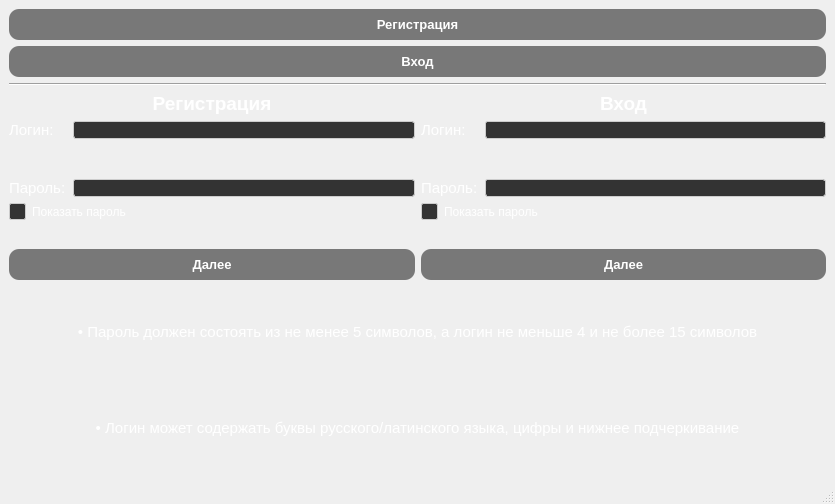
<?xml version="1.0" encoding="UTF-8"?>
<ui version="4.0">
 <class>MainWindow</class>
 <widget class="QMainWindow" name="MainWindow">
  <property name="geometry">
   <rect>
    <x>0</x>
    <y>0</y>
    <width>835</width>
    <height>504</height>
   </rect>
  </property>
  <property name="windowTitle">
   <string>Регистрация/вход</string>
  </property>
  <property name="windowIcon">
   <iconset>
    <normalon>../media/minesweeper_redbomb.png</normalon>
   </iconset>
  </property>
  <property name="layoutDirection">
   <enum>Qt::LeftToRight</enum>
  </property>
  <property name="styleSheet">
   <string notr="true">QMainWindow {
background-image: url('media/logo_back.tif');
background-position: left;
background-size: cover;
}</string>
  </property>
  <widget class="QWidget" name="centralwidget">
   <layout class="QGridLayout" name="gridLayout">
    <item row="0" column="0">
     <layout class="QVBoxLayout" name="verticalLayout">
      <property name="leftMargin">
       <number>0</number>
      </property>
      <property name="rightMargin">
       <number>0</number>
      </property>
      <item>
       <widget class="QPushButton" name="choi_registration_bt">
        <property name="sizePolicy">
         <sizepolicy hsizetype="Minimum" vsizetype="Fixed">
          <horstretch>0</horstretch>
          <verstretch>0</verstretch>
         </sizepolicy>
        </property>
        <property name="font">
         <font>
          <pointsize>10</pointsize>
          <weight>75</weight>
          <bold>true</bold>
         </font>
        </property>
        <property name="styleSheet">
         <string notr="true">QPushButton {
        background-color: rgb(120, 120, 120); /* Приглушенный красный цвет */
        color: white; /* Белый цвет текста */
        border: none; /* Убирает рамку, при необходимости */
        padding: 8px; /* Отступы внутри кнопки */
		border-radius: 10px; /* Закругление углов кнопки */
    }
    QPushButton:hover {
        background-color: rgb(168, 168, 168); /* Цвет при наведении */
    }
    QPushButton:pressed {
        background-color: rgb(207, 207, 207); /* Цвет при нажатии */
    }</string>
        </property>
        <property name="text">
         <string>Регистрация</string>
        </property>
       </widget>
      </item>
      <item>
       <widget class="QPushButton" name="choi_in_bt">
        <property name="font">
         <font>
          <pointsize>10</pointsize>
          <weight>75</weight>
          <bold>true</bold>
         </font>
        </property>
        <property name="styleSheet">
         <string notr="true">QPushButton {
        background-color: rgb(120, 120, 120); /* Приглушенный красный цвет */
        color: white; /* Белый цвет текста */
        border: none; /* Убирает рамку, при необходимости */
        padding: 8px; /* Отступы внутри кнопки */
		border-radius: 10px; /* Закругление углов кнопки */
    }
    QPushButton:hover {
        background-color: rgb(168, 168, 168); /* Цвет при наведении */
    }
    QPushButton:pressed {
        background-color: rgb(207, 207, 207); /* Цвет при нажатии */
    }</string>
        </property>
        <property name="text">
         <string>Вход</string>
        </property>
       </widget>
      </item>
      <item>
       <widget class="Line" name="line">
        <property name="orientation">
         <enum>Qt::Horizontal</enum>
        </property>
       </widget>
      </item>
      <item>
       <layout class="QHBoxLayout" name="horizontalLayout">
        <item>
         <layout class="QGridLayout" name="gridLayout_2">
          <item row="0" column="0">
           <widget class="QLabel" name="registation_text">
            <property name="font">
             <font>
              <pointsize>14</pointsize>
              <weight>75</weight>
              <bold>true</bold>
             </font>
            </property>
            <property name="styleSheet">
             <string notr="true">QLabel {
        color: white; /* Белый цвет текста */
    }</string>
            </property>
            <property name="text">
             <string>Регистрация</string>
            </property>
            <property name="alignment">
             <set>Qt::AlignCenter</set>
            </property>
           </widget>
          </item>
          <item row="3" column="0">
           <widget class="QLabel" name="registration_error">
            <property name="font">
             <font>
              <pointsize>11</pointsize>
             </font>
            </property>
            <property name="styleSheet">
             <string notr="true">color: red;</string>
            </property>
            <property name="text">
             <string/>
            </property>
           </widget>
          </item>
          <item row="5" column="0">
           <widget class="QPushButton" name="registration_dal">
            <property name="font">
             <font>
              <pointsize>10</pointsize>
              <weight>75</weight>
              <bold>true</bold>
             </font>
            </property>
            <property name="styleSheet">
             <string notr="true">QPushButton {
        background-color: rgb(120, 120, 120); /* Приглушенный красный цвет */
        color: white; /* Белый цвет текста */
        border: none; /* Убирает рамку, при необходимости */
        padding: 8px; /* Отступы внутри кнопки */
		border-radius: 10px; /* Закругление углов кнопки */
    }
    QPushButton:hover {
        background-color: rgb(168, 168, 168); /* Цвет при наведении */
    }
    QPushButton:pressed {
        background-color: rgb(207, 207, 207); /* Цвет при нажатии */
    }
QPushButton:disabled {
    color: #bbbfbc;                            /* Цвет текста для выключенной кнопки */
    background-color: #636363;              /* Светлый фон для выключенной кнопки */
}</string>
            </property>
            <property name="text">
             <string>Далее</string>
            </property>
           </widget>
          </item>
          <item row="1" column="0">
           <layout class="QFormLayout" name="formLayout">
            <property name="horizontalSpacing">
             <number>7</number>
            </property>
            <property name="verticalSpacing">
             <number>40</number>
            </property>
            <item row="1" column="0">
             <widget class="QLabel" name="registration_login_text">
              <property name="font">
               <font>
                <pointsize>11</pointsize>
               </font>
              </property>
              <property name="styleSheet">
               <string notr="true">QLabel {
        color: white; /* Белый цвет текста */
    }</string>
              </property>
              <property name="text">
               <string>Логин:</string>
              </property>
             </widget>
            </item>
            <item row="2" column="0">
             <widget class="QLabel" name="registration_password_text">
              <property name="font">
               <font>
                <pointsize>11</pointsize>
               </font>
              </property>
              <property name="styleSheet">
               <string notr="true">QLabel {
        color: white; /* Белый цвет текста */
    }</string>
              </property>
              <property name="text">
               <string>Пароль:</string>
              </property>
             </widget>
            </item>
            <item row="2" column="1">
             <widget class="QLineEdit" name="registration_password">
              <property name="styleSheet">
               <string notr="true">QLineEdit {
    color: white;                  /* Цвет текста */
    background-color: #333333;     /* Цвет фона */
    border: 1px solid #cccccc;     /* Граница */
	border-radius: 3px;
}
QLineEdit:disabled {
    background-color: #262626;     /* Серый фон */
    color: #666666;                /* Тусклый текст */
    border: 1px solid #999999;     /* Светлая граница */
}</string>
              </property>
              <property name="echoMode">
               <enum>QLineEdit::Password</enum>
              </property>
             </widget>
            </item>
            <item row="1" column="1">
             <widget class="QLineEdit" name="registration_login">
              <property name="styleSheet">
               <string notr="true">QLineEdit {
    color: white;                  /* Цвет текста */
    background-color: #333333;     /* Цвет фона */
    border: 1px solid #cccccc;     /* Граница */
	border-radius: 3px;
}
QLineEdit:disabled {
    background-color: #262626;     /* Серый фон */
    color: #666666;                /* Тусклый текст */
    border: 1px solid #999999;     /* Светлая граница */
}</string>
              </property>
              <property name="echoMode">
               <enum>QLineEdit::Normal</enum>
              </property>
             </widget>
            </item>
           </layout>
          </item>
          <item row="2" column="0">
           <widget class="QCheckBox" name="regist_checkbox">
            <property name="font">
             <font>
              <pointsize>9</pointsize>
             </font>
            </property>
            <property name="styleSheet">
             <string notr="true">QCheckBox {
        color: white; /* Белый цвет текста */
    }
QCheckBox::indicator {
    width: 15px;                   /* Ширина квадрата индикатора */
    height: 15px;                  /* Высота квадрата индикатора */
    border: 1px solid #cccccc;     /* Граница индикатора */
    background-color: #333333;     /* Фон индикатора */
    border-radius: 2px;            /* Скругление углов */
}
QCheckBox::indicator:checked {
    border-color:#0ea113;         /* Граница при включении */
    background-color: #4c754e;
}
QCheckBox:disabled {
    color: #8c8f8c;                          /* Серый цвет текста */
}
QCheckBox::indicator:disabled {
    border: 1px solid #999999;               /* Светлая граница */
}</string>
            </property>
            <property name="text">
             <string>Показать пароль</string>
            </property>
           </widget>
          </item>
         </layout>
        </item>
        <item>
         <layout class="QGridLayout" name="gridLayout_3">
          <item row="0" column="0">
           <widget class="QLabel" name="in_text">
            <property name="font">
             <font>
              <pointsize>14</pointsize>
              <weight>75</weight>
              <bold>true</bold>
             </font>
            </property>
            <property name="styleSheet">
             <string notr="true">QLabel {
        color: white; /* Белый цвет текста */
    }</string>
            </property>
            <property name="text">
             <string>Вход</string>
            </property>
            <property name="textFormat">
             <enum>Qt::AutoText</enum>
            </property>
            <property name="alignment">
             <set>Qt::AlignCenter</set>
            </property>
           </widget>
          </item>
          <item row="1" column="0">
           <layout class="QFormLayout" name="formLayout_7">
            <property name="horizontalSpacing">
             <number>7</number>
            </property>
            <property name="verticalSpacing">
             <number>40</number>
            </property>
            <item row="1" column="0">
             <widget class="QLabel" name="in_login_text">
              <property name="font">
               <font>
                <pointsize>11</pointsize>
               </font>
              </property>
              <property name="styleSheet">
               <string notr="true">QLabel {
        color: white; /* Белый цвет текста */
    }</string>
              </property>
              <property name="text">
               <string>Логин:</string>
              </property>
             </widget>
            </item>
            <item row="1" column="1">
             <widget class="QLineEdit" name="in_login">
              <property name="styleSheet">
               <string notr="true">QLineEdit {
    color: white;                  /* Цвет текста */
    background-color: #333333;     /* Цвет фона */
    border: 1px solid #cccccc;     /* Граница */
	border-radius: 3px;
}
QLineEdit:disabled {
    background-color: #262626;     /* Серый фон */
    color: #666666;                /* Тусклый текст */
    border: 1px solid #999999;     /* Светлая граница */
}</string>
              </property>
              <property name="echoMode">
               <enum>QLineEdit::Normal</enum>
              </property>
             </widget>
            </item>
            <item row="2" column="0">
             <widget class="QLabel" name="in_password_text">
              <property name="font">
               <font>
                <pointsize>11</pointsize>
               </font>
              </property>
              <property name="styleSheet">
               <string notr="true">QLabel {
        color: white; /* Белый цвет текста */
    }</string>
              </property>
              <property name="text">
               <string>Пароль:</string>
              </property>
             </widget>
            </item>
            <item row="2" column="1">
             <widget class="QLineEdit" name="in_password">
              <property name="styleSheet">
               <string notr="true">QLineEdit {
    color: white;                  /* Цвет текста */
    background-color: #333333;     /* Цвет фона */
    border: 1px solid #cccccc;     /* Граница */
	border-radius: 3px;
}
QLineEdit:disabled {
    background-color: #262626;     /* Серый фон */
    color: #666666;                /* Тусклый текст */
    border: 1px solid #999999;     /* Светлая граница */
}</string>
              </property>
              <property name="echoMode">
               <enum>QLineEdit::Password</enum>
              </property>
             </widget>
            </item>
           </layout>
          </item>
          <item row="5" column="0">
           <widget class="QPushButton" name="in_dal">
            <property name="font">
             <font>
              <pointsize>10</pointsize>
              <weight>75</weight>
              <bold>true</bold>
             </font>
            </property>
            <property name="styleSheet">
             <string notr="true">QPushButton {
        background-color: rgb(120, 120, 120); /* Приглушенный красный цвет */
        color: white; /* Белый цвет текста */
        border: none; /* Убирает рамку, при необходимости */
        padding: 8px; /* Отступы внутри кнопки */
		border-radius: 10px; /* Закругление углов кнопки */
    }
    QPushButton:hover {
        background-color: rgb(168, 168, 168); /* Цвет при наведении */
    }
    QPushButton:pressed {
        background-color: rgb(207, 207, 207); /* Цвет при нажатии */
    }
QPushButton:disabled {
    color: #bbbfbc;                            /* Цвет текста для выключенной кнопки */
    background-color: #636363;              /* Светлый фон для выключенной кнопки */
}</string>
            </property>
            <property name="text">
             <string>Далее</string>
            </property>
           </widget>
          </item>
          <item row="3" column="0">
           <widget class="QLabel" name="in_error">
            <property name="font">
             <font>
              <pointsize>11</pointsize>
             </font>
            </property>
            <property name="styleSheet">
             <string notr="true">color: red;</string>
            </property>
            <property name="text">
             <string/>
            </property>
           </widget>
          </item>
          <item row="2" column="0">
           <widget class="QCheckBox" name="log_in_checkbox">
            <property name="font">
             <font>
              <pointsize>9</pointsize>
             </font>
            </property>
            <property name="styleSheet">
             <string notr="true">QCheckBox {
        color: white; /* Белый цвет текста */
    }
QCheckBox::indicator {
    width: 15px;                   /* Ширина квадрата индикатора */
    height: 15px;                  /* Высота квадрата индикатора */
    border: 1px solid #cccccc;     /* Граница индикатора */
    background-color: #333333;     /* Фон индикатора */
    border-radius: 2px;            /* Скругление углов */
}
QCheckBox::indicator:checked {
    border-color:#0ea113;         /* Граница при включении */
    background-color: #4c754e;
}
QCheckBox:disabled {
    color: #8c8f8c;                          /* Серый цвет текста */
}
QCheckBox::indicator:disabled {
    border: 1px solid #999999;               /* Светлая граница */
}</string>
            </property>
            <property name="text">
             <string>Показать пароль</string>
            </property>
           </widget>
          </item>
         </layout>
        </item>
       </layout>
      </item>
      <item>
       <widget class="QLabel" name="label">
        <property name="font">
         <font>
          <pointsize>11</pointsize>
         </font>
        </property>
        <property name="styleSheet">
         <string notr="true">QLabel {
        color: white; /* Белый цвет текста */
    }</string>
        </property>
        <property name="text">
         <string>• Пароль должен состоять из не менее 5 символов, а логин не меньше 4 и не более 15 символов</string>
        </property>
        <property name="alignment">
         <set>Qt::AlignCenter</set>
        </property>
       </widget>
      </item>
      <item>
       <widget class="QLabel" name="label_2">
        <property name="font">
         <font>
          <pointsize>11</pointsize>
         </font>
        </property>
        <property name="styleSheet">
         <string notr="true">QLabel {
        color: white; /* Белый цвет текста */
    }</string>
        </property>
        <property name="text">
         <string>• Логин может содержать буквы русского/латинского языка, цифры и нижнее подчеркивание</string>
        </property>
        <property name="alignment">
         <set>Qt::AlignCenter</set>
        </property>
       </widget>
      </item>
     </layout>
    </item>
   </layout>
  </widget>
  <widget class="QMenuBar" name="menubar">
   <property name="geometry">
    <rect>
     <x>0</x>
     <y>0</y>
     <width>835</width>
     <height>25</height>
    </rect>
   </property>
  </widget>
  <widget class="QStatusBar" name="statusbar"/>
 </widget>
 <resources/>
 <connections/>
</ui>
